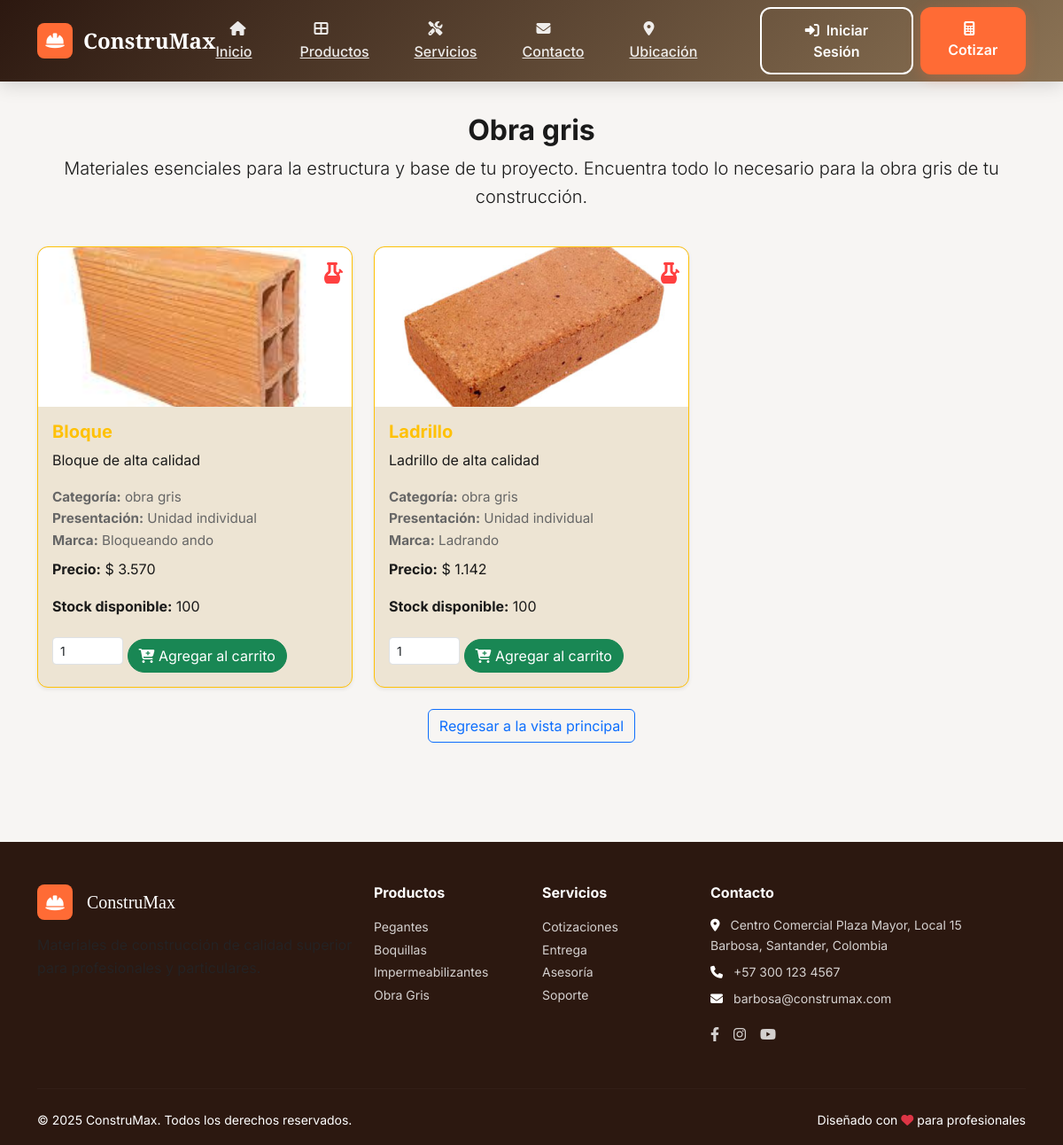
The app's page /productos/obra gris with its own data.
### app/models/productos.py (models this page shows, shortened)
class Producto(db.Model):
    id = db.Column(db.Integer, primary_key=True)
    nombre = db.Column(db.String(100), nullable=False)
    descripcion = db.Column(db.String(255), nullable=False)
    categoria = db.Column(db.String(50), nullable=False)
    precio = db.Column(db.Float, nullable=False)
    imagen = db.Column(db.String(255))
    presentacion = db.Column(db.String(100))
    marca = db.Column(db.String(100))
    destacado = db.Column(db.Boolean, default=False)
    stock = db.Column(db.Integer, nullable=False, default=0)  # Nuevo campo para el stock

### app/routes/users_route.py (the view)
@bp.route('/productos/<categoria>')
def productos_categoria(categoria):
    productos = Producto.query.filter_by(categoria=categoria).all()
    return render_template(f'{categoria}.html', productos=productos)

### app/templates/obra gris.html
{% extends 'main.html' %}
{% block head %}
<link rel="stylesheet" href="{{ url_for('static', filename='obra_gris.css') }}">
{% endblock %}
{% block content %}
<div class="container py-5">
    <div class="row mb-4">
        <div class="col-12 text-center">
            <h2 class="fw-bold">Obra gris</h2>
            <p class="lead">Materiales esenciales para la estructura y base de tu proyecto. Encuentra todo lo necesario para la obra gris de tu construcción.</p>
        </div>
    </div>
    <div class="row g-4">
        {% if productos %}
            {% for producto in productos %}
            <div class="col-md-4">
                <div class="card h-100 shadow-sm obra-gris-card">
                    <img src="{{ producto.imagen or 'https://via.placeholder.com/350x200?text=Obra+Gris' }}" class="card-img-top" alt="{{ producto.nombre }}">
                    <div class="card-body">
                        <h5 class="card-title">{{ producto.nombre }}</h5>
                        <p class="card-text">{{ producto.descripcion }}</p>
                        <ul class="list-unstyled mb-2">
                            <li><strong>Categoría:</strong> {{ producto.categoria }}</li>
                            <li><strong>Presentación:</strong> {{ producto.presentacion or 'N/A' }}</li>
                            <li><strong>Marca:</strong> {{ producto.marca or 'N/A' }}</li>
                        </ul>
                        <p class="card-text"><strong>Precio:</strong> {{ producto.precio|cop }}</p>
                        <p class="card-text"><strong>Stock disponible:</strong> {{ producto.stock }}</p>
                        <form action="{{ url_for('cart.add_to_cart', product_id=producto.id) }}" method="post" style="display:inline;">
                            <input type="number" name="quantity" value="1" min="1" max="{{ producto.stock }}" class="form-control form-control-sm d-inline-block" style="width:80px;">
                            <button type="submit" class="btn btn-success mt-2 rounded-pill"><i class="fas fa-cart-plus"></i> Agregar al carrito</button>
                        </form>
                    </div>
                </div>
            </div>
            {% endfor %}
        {% else %}
            <div class="col-12">
                <div class="alert alert-info text-center">No hay productos de obra gris disponibles en este momento.</div>
            </div>
        {% endif %}
    </div>
    <div class="mt-4 text-center">
        <a href="{{ url_for('main') }}" class="btn btn-outline-primary">Regresar a la vista principal</a>
    </div>
</div>
{% endblock %}

### app/static/obra_gris.css (style rules this page uses)
.obra-gris-card { border-radius: 12px; transition: box-shadow 0.3s ease, transform 0.3s ease; border: 1px solid #FFC107; background: #EDE4D3; overflow: hidden; position: relative; }
.obra-gris-card .card-title { color: #FFC107; font-weight: 700; }
.obra-gris-card .card-text { color: #1A1A1A; }
.obra-gris-card ul { font-size: 0.95em; color: #666666; }
.obra-gris-card img { border-radius: 12px 12px 0 0; object-fit: cover; height: 180px; transition: filter 0.3s ease; }
.obra-gris-card::before { content: "\f55c"; font-family: "Font Awesome 5 Free"; font-weight: 900; position: absolute; top: 10px; right: 10px; color: #FF4040; font-size: 1.5em; }

### records on screen
Producto: imagen+nombre (picture), nombre "Bloque", descripcion "Bloque de alta calidad", categoria "obra gris", presentacion "Unidad individual", marca "Bloqueando ando", precio|cop "$ 3.570", stock "100"
Producto: imagen+nombre (picture), nombre "Ladrillo", descripcion "Ladrillo de alta calidad", categoria "obra gris", presentacion "Unidad individual", marca "Ladrando", precio|cop "$ 1.142", stock "100"
